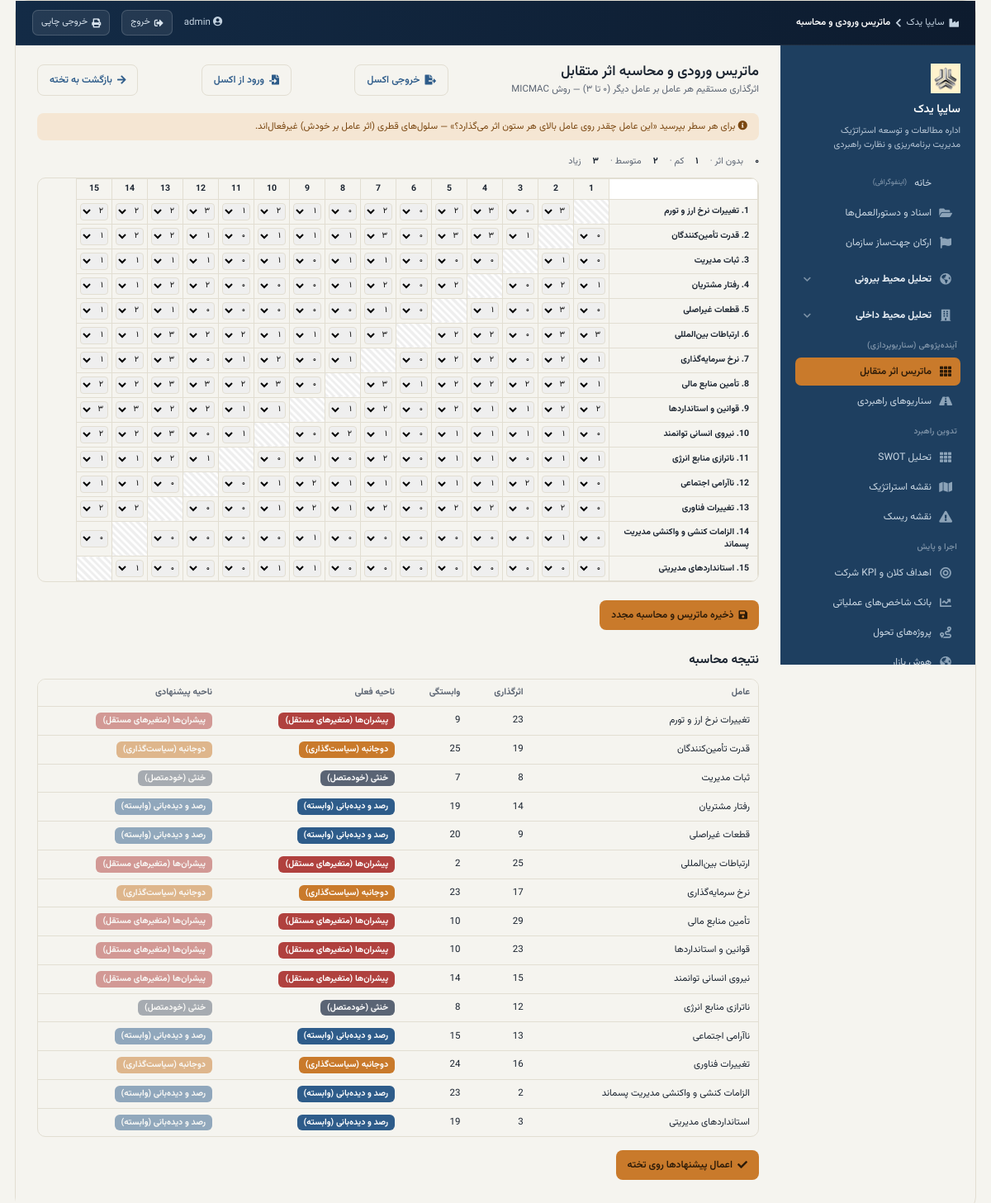
/cross-impact/matrix/ (signed in), run on the app's committed database.
### strategic/models.py (models this page shows, shortened)
class CrossImpactFactor(models.Model):
    QUADRANT_CHOICES = [
        ("driver", "پیشران‌ها (متغیرهای مستقل)"),
        ("relay", "دوجانبه (سیاست‌گذاری)"),
        ("watch", "خنثی (خودمتصل)"),
        ("resultant", "رصد و دیده‌بانی (وابسته)"),
    ]
    QUADRANT_COLOR = {
        "driver": "#B0413E", "relay": "#C97A2B", "watch": "#5a6474", "resultant": "#2E5C8A",
    }
    text = models.CharField(max_length=200, verbose_name="عامل")
    quadrant = models.CharField(max_length=12, choices=QUADRANT_CHOICES, verbose_name="ناحیه")
    order = models.PositiveSmallIntegerField(default=0, verbose_name="ترتیب نمایش")
    linked_pestel = models.ForeignKey(
        "PestelFactor", null=True, blank=True, on_delete=models.SET_NULL,
        related_name="cross_impact_factors", verbose_name="عامل PESTEL مرتبط (اختیاری)",
    )
    linked_porter = models.ForeignKey(
        "PorterForce", null=True, blank=True, on_delete=models.SET_NULL,
        related_name="cross_impact_factors", verbose_name="نیروی پورتر مرتبط (اختیاری)",
    )
    created_at = models.DateTimeField(default=timezone.now)
    class Meta:
        ordering = ["quadrant", "order"]
        verbose_name = "عامل اثرات متقابل"
        verbose_name_plural = "تحلیل اثرات متقابل"
    @property
    def quadrant_color(self):
        return self.QUADRANT_COLOR.get(self.quadrant, "var(--ink-faint)")

### strategic/views.py (the view, shortened to what this page needs)
# urls.py: path("cross-impact/matrix/", views.cross_impact_matrix, name="cross_impact_matrix"),
@login_required
def cross_impact_matrix(request):
    factors = list(CrossImpactFactor.objects.all().order_by("order"))
    results = _compute_influence_dependence(factors)
    influences = sorted(r["influence"] for r in results)
    dependences = sorted(r["dependence"] for r in results)
    n = len(results)
    median_influence = influences[n // 2] if n else 0
    median_dependence = dependences[n // 2] if n else 0
    for r in results:
        r["suggested"] = _suggest_quadrant(r["influence"], r["dependence"], median_influence, median_dependence)
        r["suggested_label"] = dict(CrossImpactFactor.QUADRANT_CHOICES)[r["suggested"]]
        r["current_label"] = dict(CrossImpactFactor.QUADRANT_CHOICES)[r["factor"].quadrant]
        r["changed"] = r["suggested"] != r["factor"].quadrant
    links = {(l.from_factor_id, l.to_factor_id): l.score for l in CrossImpactLink.objects.all()}
    matrix_rows = []
    for f in factors:
        cells = []
        for g in factors:
            if f.pk == g.pk:
                cells.append({"to_factor": g, "is_diag": True, "score": None})
            else:
                cells.append({"to_factor": g, "is_diag": False, "score": links.get((f.pk, g.pk), 0)})
        matrix_rows.append({"from_factor": f, "cells": cells})
    max_influence = max((r["influence"] for r in results), default=1) or 1
    max_dependence = max((r["dependence"] for r in results), default=1) or 1
    plot_left, plot_right = 74, 650
    plot_top, plot_bottom = 26, 396
    for r in results:
        r["plot_x"] = round(plot_left + (r["dependence"] / max_dependence) * (plot_right - plot_left), 1)
        r["plot_y"] = round(plot_bottom - (r["influence"] / max_influence) * (plot_bottom - plot_top), 1)
    plot_median_x = round(plot_left + (median_dependence / max_dependence) * (plot_right - plot_left), 1)
    plot_median_y = round(plot_bottom - (median_influence / max_influence) * (plot_bottom - plot_top), 1)
    return render(request, "strategic/cross_impact_matrix.html", {
        "active_page": "cross_impact", "factors": factors, "results": results, "matrix_rows": matrix_rows,
        "median_influence": median_influence, "median_dependence": median_dependence,
        "max_influence": max_influence, "max_dependence": max_dependence,
        "plot_median_x": plot_median_x, "plot_median_y": plot_median_y,
        "plot_left": plot_left, "plot_right": plot_right, "plot_top": plot_top, "plot_bottom": plot_bottom,
    })

### templates/strategic/cross_impact_matrix.html (shortened to what this page needs)
{% extends "strategic/base.html" %}
{% load static %}
{% block crumb %}ماتریس ورودی و محاسبه{% endblock %}
{% block content %}
<div class="topbar">
  <div><h1>ماتریس ورودی و محاسبه اثر متقابل</h1><div class="sub">اثرگذاری مستقیم هر عامل بر عامل دیگر (۰ تا ۳) — روش MICMAC</div></div>
  {% if user.is_superuser %}
  <a href="{% url 'strategic:cross_impact_matrix_export' %}"><button type="button" class="btn ghost"><i class="fa-solid fa-file-export"></i> خروجی اکسل</button></a>
  <button type="button" class="btn ghost" onclick="document.getElementById('matrixImportOverlay').classList.add('open')"><i class="fa-solid fa-file-import"></i> ورود از اکسل</button>
  {% endif %}
  <a href="{% url 'strategic:cross_impact' %}"><button class="btn ghost"><i class="fa-solid fa-arrow-right"></i> بازگشت به تخته</button></a>
</div>
<div class="cim-note"><i class="fa-solid fa-circle-info"></i> برای هر سطر بپرسید «این عامل چقدر روی عامل بالای هر ستون اثر می‌گذارد؟» — سلول‌های قطری (اثر عامل بر خودش) غیرفعال‌اند.</div>
<div class="cim-legend"><b>۰</b> بدون اثر · <b>۱</b> کم · <b>۲</b> متوسط · <b>۳</b> زیاد</div>
<form method="post" id="matrixForm">
  <div class="cim-matrix-wrap">
    <table class="cim-matrix">
      <thead>
        <tr>
          <th class="corner"></th>
          {% for g in factors %}<th class="colh" title="{{ g.text }}">{{ forloop.counter }}</th>{% endfor %}
        </tr>
      </thead>
      <tbody>
        {% for row in matrix_rows %}
        <tr>
          <th class="rowh">{{ forloop.counter }}. {{ row.from_factor.text }}</th>
          {% for cell in row.cells %}
          {% if cell.is_diag %}
          <td class="diag"></td>
          {% else %}
          <td>
            <select name="score_{{ row.from_factor.pk }}_{{ cell.to_factor.pk }}">
              <option value="0" {% if cell.score == 0 %}selected{% endif %}>۰</option>
              <option value="1" {% if cell.score == 1 %}selected{% endif %}>۱</option>
              <option value="2" {% if cell.score == 2 %}selected{% endif %}>۲</option>
              <option value="3" {% if cell.score == 3 %}selected{% endif %}>۳</option>
            </select>
          </td>
          {% endif %}
          {% endfor %}
        </tr>
        {% endfor %}
      </tbody>
    </table>
  </div>
  <button type="submit" class="btn accent"><i class="fa-solid fa-floppy-disk"></i> ذخیره ماتریس و محاسبه مجدد</button>
</form>
<div class="section-title" style="margin-top:26px;font-size:15px;font-weight:800;margin-bottom:10px;">نتیجه محاسبه</div>
<div class="cim-results">
  <table>
    <thead><tr><th>عامل</th><th>اثرگذاری</th><th>وابستگی</th><th>ناحیه فعلی</th><th>ناحیه پیشنهادی</th></tr></thead>
    <tbody>
      {% for r in results %}
      <tr class="{% if r.changed %}changed{% endif %}">
        <td>{{ r.factor.text }}</td>
        <td>{{ r.influence }}</td>
        <td>{{ r.dependence }}</td>
        <td><span class="cim-pill" style="background:{{ r.factor.quadrant_color }};">{{ r.current_label }}</span></td>
        <td><span class="cim-pill" style="background:{{ r.factor.quadrant_color }};opacity:{% if r.changed %}1{% else %}.5{% endif %};">{{ r.suggested_label }}</span></td>
      </tr>
      {% endfor %}
    </tbody>
  </table>
</div>
<form method="post" onsubmit="return confirm('ناحیه‌ی همه‌ی عوامل بر اساس پیشنهاد محاسبه‌شده جایگزین می‌شود. ادامه می‌دهید؟');">
  <button type="submit" class="btn accent"><i class="fa-solid fa-check"></i> اعمال پیشنهادها روی تخته</button>
</form>
{% endblock %}

### templates/strategic/base.html (shortened to what this page needs)
{% load static %}
{% load jalali_tags %}
<!DOCTYPE html>
<html lang="fa" dir="rtl">
<head>
<link rel="stylesheet" href="{% static 'css/bootstrap.rtl.min.css' %}">
<link rel="stylesheet" href="{% static 'css/fontawesome.min.css' %}">
<link rel="stylesheet" href="{% static 'css/solid.min.css' %}">
<link rel="stylesheet" href="{% static 'css/strategic-fonts.css' %}">
<link rel="stylesheet" href="{% static 'css/strategic.css' %}">
</head>
<body class="page-{{ active_page }}">
<div class="shell">
  <div class="topheader">
    <div class="crumb">
      <i class="fa-solid fa-industry"></i><span>سایپا یدک</span>
      <i class="fa-solid fa-chevron-left"></i><b>{% block crumb %}خانه{% endblock %}</b>
    </div>
    <div class="right">
      {% if user.is_authenticated %}
      <span><i class="fa-solid fa-circle-user"></i> {{ user.get_full_name|default:user.username }}</span>
      <form method="post" action="{% url 'strategic:logout' %}" style="margin:0;">
        <button type="submit"><i class="fa-solid fa-right-from-bracket"></i>خروج</button>
      </form>
      {% else %}
      <a href="{% url 'strategic:login' %}?next={{ request.path|urlencode }}"><button type="button"><i class="fa-solid fa-right-to-bracket"></i>ورود برای دسترسی کامل</button></a>
      {% endif %}
      <button onclick="window.print()"><i class="fa-solid fa-print"></i>خروجی چاپی</button>
    </div>
  </div>
  <div class="app">
    <aside class="sidebar">
      <div class="brand">
        <img class="mark" src="{% static 'images/logo-mark.png' %}" alt="سایپا یدک">
        <div class="company">سایپا یدک</div>
        <div class="office">اداره مطالعات و توسعه استراتژیک<br>مدیریت برنامه‌ریزی و نظارت راهبردی</div>
      </div>
      <nav class="nav">
        <a class="nav-item {% if active_page == 'home' %}active{% endif %}" href="{% url 'strategic:home' %}"><i class="fa-solid fa-gauge"></i>خانه <small style="opacity:.6;font-size:9px;">(اینفوگرافی)</small></a>
        <a class="nav-item " href="{% url 'strategic:documents' %}"><i class="fa-solid fa-folder-open"></i>اسناد و دستورالعمل‌ها</a>
        <a class="nav-item {% if active_page == 'org_identity' %}active{% endif %}" href="{% url 'strategic:org_identity' %}"><i class="fa-solid fa-flag"></i>ارکان جهت‌ساز سازمان</a>
        <button type="button" class="nav-parent " onclick="toggleNavGroup(this)">
          <i class="fa-solid fa-earth-americas nav-ico"></i>تحلیل محیط بیرونی
          <i class="fa-solid fa-chevron-down nav-chevron"></i>
        </button>
        <button type="button" class="nav-parent {% if active_page == 'mckinsey7s' or active_page == 'value_chain' %}open has-active{% endif %}" onclick="toggleNavGroup(this)">
          <i class="fa-solid fa-building nav-ico"></i>تحلیل محیط داخلی
          <i class="fa-solid fa-chevron-down nav-chevron"></i>
        </button>
        <div class="nav-label">آینده‌پژوهی (سناریوپردازی)</div>
        <a class="nav-item {% if active_page == 'cross_impact' %}active{% endif %}" href="{% url 'strategic:cross_impact' %}"><i class="fa-solid fa-table-cells"></i>ماتریس اثر متقابل</a>
        <a class="nav-item {% if active_page == 'scenarios' %}active{% endif %}" href="{% url 'strategic:scenarios' %}"><i class="fa-solid fa-road"></i>سناریوهای راهبردی</a>
        <div class="nav-label">تدوین راهبرد</div>
        <a class="nav-item " href="{% url 'strategic:swot' %}"><i class="fa-solid fa-table-cells"></i>تحلیل SWOT</a>
        <a class="nav-item {% if active_page == 'stratmap' %}active{% endif %}" href="{% url 'strategic:stratmap' %}"><i class="fa-solid fa-map"></i>نقشه استراتژیک</a>
        <a class="nav-item " href="{% url 'strategic:risk' %}"><i class="fa-solid fa-triangle-exclamation"></i>نقشه ریسک</a>
        <div class="nav-label">اجرا و پایش</div>
        <a class="nav-item {% if active_page == 'company_goals' %}active{% endif %}" href="{% url 'strategic:company_goals' %}"><i class="fa-solid fa-bullseye"></i>اهداف کلان و KPI شرکت</a>
        <a class="nav-item {% if active_page == 'operational_kpis' %}active{% endif %}" href="{% url 'strategic:operational_kpis' %}"><i class="fa-solid fa-chart-line"></i>بانک شاخص‌های عملیاتی</a>
        <a class="nav-item {% if active_page == 'roadmap' %}active{% endif %}" href="{% url 'strategic:roadmap' %}"><i class="fa-solid fa-route"></i>پروژه‌های تحول</a>
        <a class="nav-item {% if active_page == 'market_intel' %}active{% endif %}" href="{% url 'strategic:market_intel' %}"><i class="fa-solid fa-earth-americas"></i>هوش بازار</a>
      </nav>
    </aside>
    <main class="main">
      {% block content %}{% endblock %}
    </main>
  </div>
</div>
</body>
</html>

### data on the page
CrossImpactFactor: from_factor.text "تغییرات نرخ ارز و تورم", id "۰", id "۱", id "۳", id "۲", factor.text "تغییرات نرخ ارز و تورم", influence "23", dependence "9", current_label "پیشران‌ها (متغیرهای مستقل)", suggested_label "پیشران‌ها (متغیرهای مستقل)"
CrossImpactFactor: id "۳", from_factor.text "قدرت تأمین‌کنندگان", id "۱", id "۲", id "۰", factor.text "قدرت تأمین‌کنندگان", influence "19", dependence "25", current_label "دوجانبه (سیاست‌گذاری)", suggested_label "دوجانبه (سیاست‌گذاری)"
CrossImpactFactor: id "۰", id "۱", from_factor.text "ثبات مدیریت", id "۲", factor.text "ثبات مدیریت", influence "8", dependence "7", current_label "خنثی (خودمتصل)", suggested_label "خنثی (خودمتصل)"
CrossImpactFactor: id "۳", id "۰", from_factor.text "رفتار مشتریان", id "۱", id "۲", factor.text "رفتار مشتریان", influence "14", dependence "19", current_label "رصد و دیده‌بانی (وابسته)", suggested_label "رصد و دیده‌بانی (وابسته)"
CrossImpactFactor: id "۲", id "۳", id "۰", from_factor.text "قطعات غیراصلی", id "۱", factor.text "قطعات غیراصلی", influence "9", dependence "20", current_label "رصد و دیده‌بانی (وابسته)", suggested_label "رصد و دیده‌بانی (وابسته)"
CrossImpactFactor: id "۰", from_factor.text "ارتباطات بین‌المللی", id "۱", factor.text "ارتباطات بین‌المللی", influence "25", dependence "2", current_label "پیشران‌ها (متغیرهای مستقل)", suggested_label "پیشران‌ها (متغیرهای مستقل)"
CrossImpactFactor: id "۲", id "۳", id "۱", from_factor.text "نرخ سرمایه‌گذاری", id "۰", factor.text "نرخ سرمایه‌گذاری", influence "17", dependence "23", current_label "دوجانبه (سیاست‌گذاری)", suggested_label "دوجانبه (سیاست‌گذاری)"
CrossImpactFactor: id "۰", id "۱", from_factor.text "تأمین منابع مالی", id "۲", factor.text "تأمین منابع مالی", influence "29", dependence "10", current_label "پیشران‌ها (متغیرهای مستقل)", suggested_label "پیشران‌ها (متغیرهای مستقل)"
CrossImpactFactor: id "۱", id "۰", from_factor.text "قوانین و استانداردها", id "۲", factor.text "قوانین و استانداردها", influence "23", dependence "10", current_label "پیشران‌ها (متغیرهای مستقل)", suggested_label "پیشران‌ها (متغیرهای مستقل)"
CrossImpactFactor: id "۲", id "۱", id "۰", id "۳", from_factor.text "نیروی انسانی توانمند", factor.text "نیروی انسانی توانمند", influence "15", dependence "14", current_label "پیشران‌ها (متغیرهای مستقل)", suggested_label "پیشران‌ها (متغیرهای مستقل)"
CrossImpactFactor: id "۱", id "۰", id "۲", from_factor.text "ناترازی منابع انرژی", factor.text "ناترازی منابع انرژی", influence "12", dependence "8", current_label "خنثی (خودمتصل)", suggested_label "خنثی (خودمتصل)"
CrossImpactFactor: id "۳", id "۱", id "۲", id "۰", from_factor.text "ناآرامی اجتماعی", factor.text "ناآرامی اجتماعی", influence "13", dependence "15", current_label "رصد و دیده‌بانی (وابسته)", suggested_label "رصد و دیده‌بانی (وابسته)"
CrossImpactFactor: id "۲", id "۱", id "۳", id "۰", from_factor.text "تغییرات فناوری", factor.text "تغییرات فناوری", influence "16", dependence "24", current_label "دوجانبه (سیاست‌گذاری)", suggested_label "دوجانبه (سیاست‌گذاری)"
CrossImpactFactor: id "۲", id "۱", id "۳", from_factor.text "الزامات کنشی و واکنشی مدیریت پسماند", factor.text "الزامات کنشی و واکنشی مدیریت پسماند", influence "2", dependence "23", current_label "رصد و دیده‌بانی (وابسته)", suggested_label "رصد و دیده‌بانی (وابسته)"
CrossImpactFactor: id "۲", id "۱", id "۳", id "۰", from_factor.text "استانداردهای مدیریتی", factor.text "استانداردهای مدیریتی", influence "3", dependence "19", current_label "رصد و دیده‌بانی (وابسته)", suggested_label "رصد و دیده‌بانی (وابسته)"

### other printed values
{{ user.get_full_name|default:user.username }} "admin"
